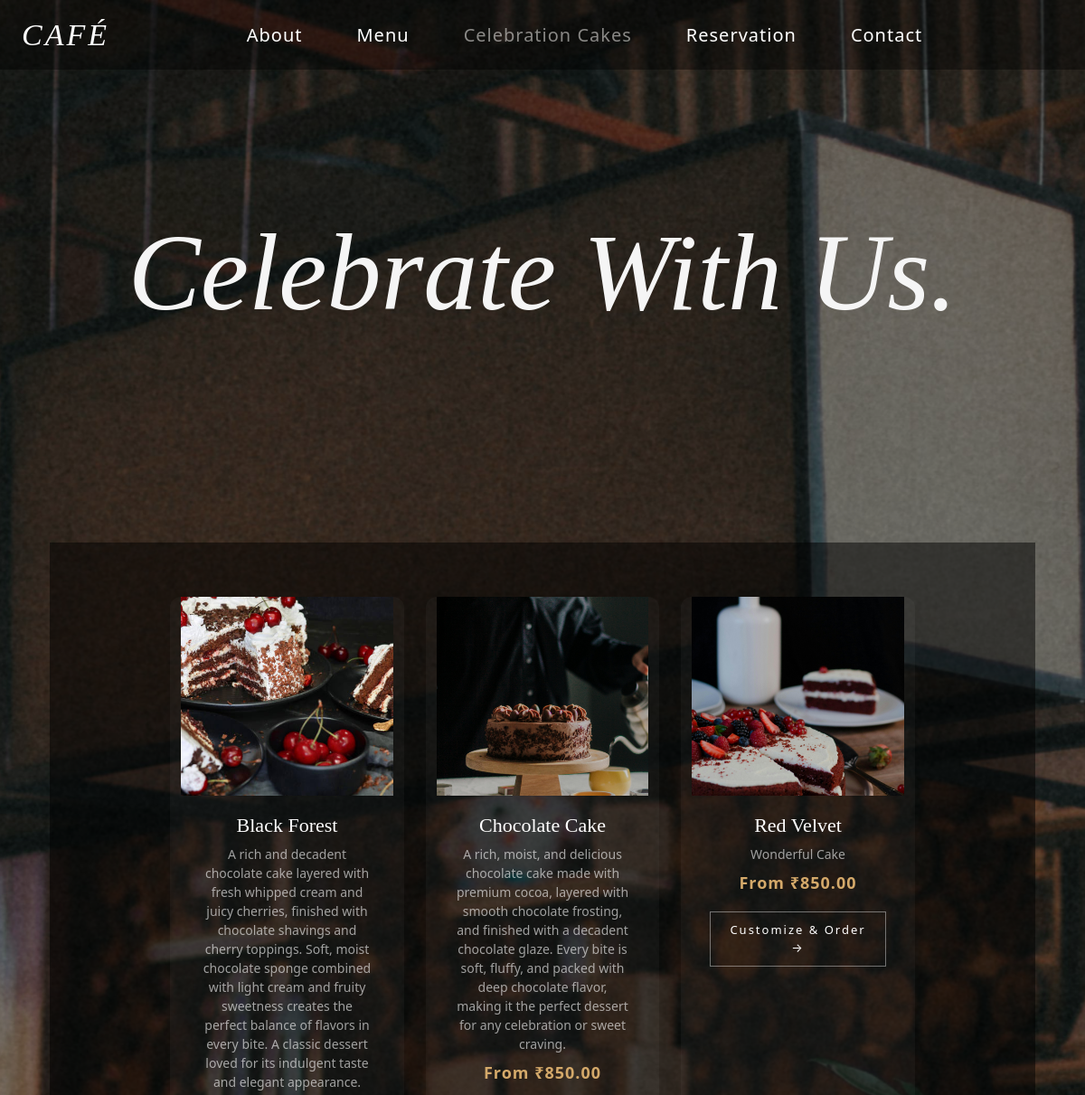
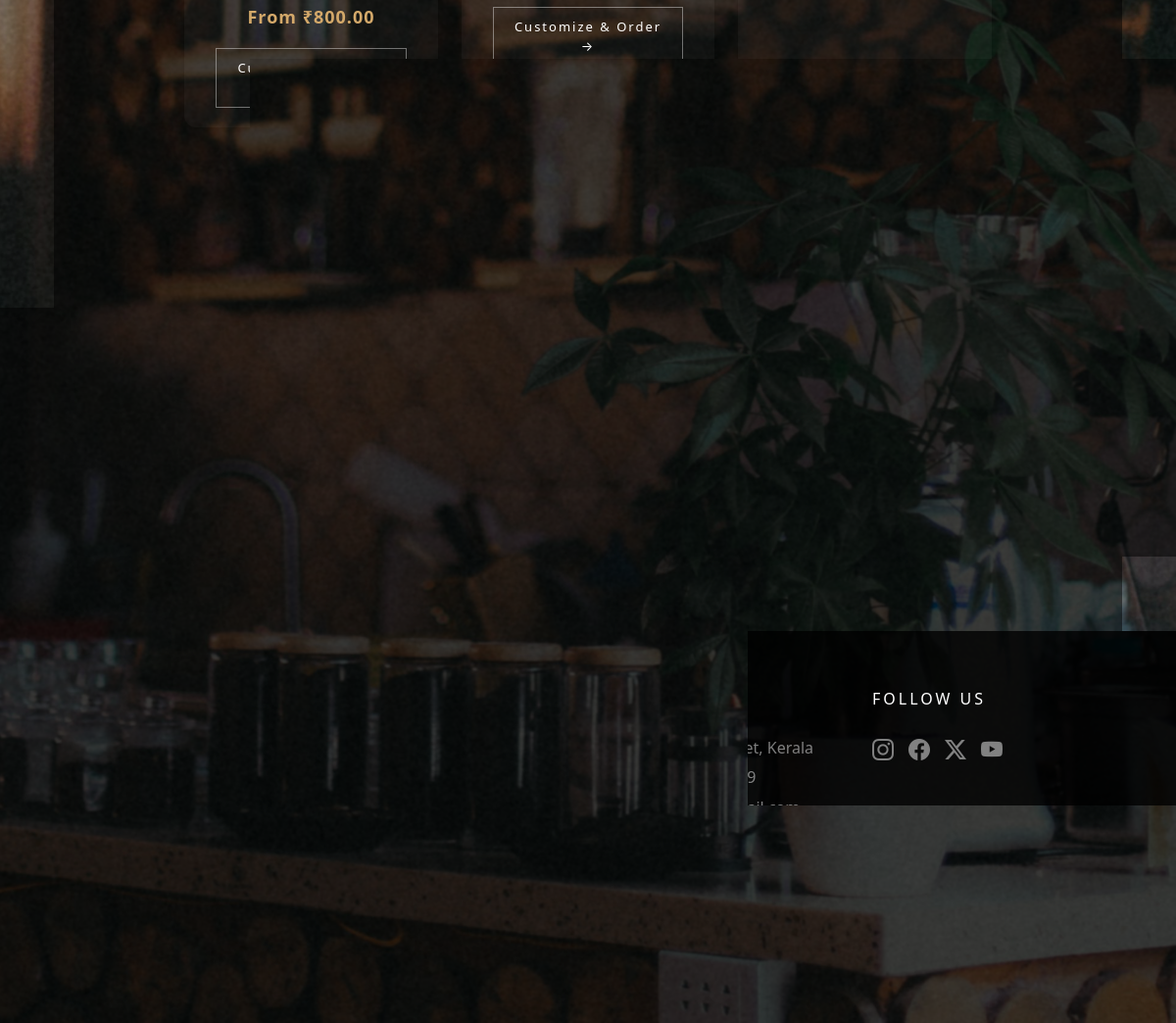
Screenshot of /cakes/ with the database file from the repository (2 pictures, top to bottom).
### zyvaracafe/models.py (models this page shows, shortened)
class Cake(models.Model):
    name = models.CharField(max_length=100)
    description = models.TextField()
    image = models.ImageField(upload_to='cakes/')
    base_price = models.DecimalField(max_digits=8, decimal_places=2)

### zyvaracafe/views.py (the view)
# urls.py: path('cakes/', views.cakes_list, name='cakes'),
def cakes_list(request):
    cakes = Cake.objects.all()
    return render(request, 'cakes.html', {'cakes': cakes})

### zyvaracafe/templates/cakes.html (shortened to what this page needs)
    {% load static %}
    <!DOCTYPE html>
    <html lang="en">
    <head>
        <link href="https://cdn.jsdelivr.net/npm/bootstrap@5.3.0/dist/css/bootstrap.min.css" rel="stylesheet">
    <link rel="stylesheet" href="https://cdn.jsdelivr.net/npm/bootstrap-icons@1.11.0/font/bootstrap-icons.css">
    </head>
    <body>
        <nav class="navbar navbar-expand-lg">
            <div class="container-fluid px-4">
                <a class="navbar-brand navlogo" href="{% url 'home' %}"><i>CAFÉ</i></a>
                <div class="collapse navbar-collapse justify-content-center" id="navbarNav">
                    <ul class="navbar-nav gap-4">
                        <li class="nav-item"><a class="nav-link" href="{% url 'about' %}">About</a></li>
                        <li class="nav-item"><a class="nav-link" href="{% url 'menu' %}">Menu</a></li>
                        <li class="nav-item"><a class="nav-link" href="{% url 'cakes' %}" style="color: #f4f2ef89;">Celebration Cakes</a></li>
                        <li class="nav-item"><a class="nav-link" href="{% url 'reservation' %}">Reservation</a></li>
                        <li class="nav-item"><a class="nav-link" href="{% url 'contact' %}">Contact</a></li>
                    </ul>
                </div>
            </div>
        </nav>
    <div class="bg">
        <div class="maincontainer">
            <div class="container1">
                <h1 style="font-size: 120px;">Celebrate With Us.</h1>
            </div>
            <div class="container2">
        <div class="row justify-content-center gap-4">
    {% for cake in cakes %}
    <div class="cake-card col-md-3">
        <div class="cake-img-wrapper">
            <img src="{{ cake.image.url }}" alt="{{ cake.name }}">
        </div>
        <div class="cake-info">
            <h3>{{ cake.name }}</h3>
            <p>{{ cake.description }}</p>
            <span class="price">From ₹{{ cake.base_price }}</span>
            <a href="{% url 'cake_detail' cake.id %}" class="customize-btn">Customize & Order →</a>
        </div>
    </div>
    {% endfor %}
        </div>
    </div>
    </div>
    <div class="contactinfo">
    <footer class="footer">
        <div class="footer-container">
            <div class="footer-col">
                <h3 class="footer-logo">Zyvara Cafe</h3>
                <p>Where every sip tells a story and every bite is a memory.</p>
            </div>
            <div class="footer-col">
                <h5>Quick Links</h5>
                <ul>
                    <li ><a href="{% url 'about' %}">About</a></li>
                    <li ><a href="{% url 'menu' %}">Menu</a></li>
                    <li><a  href="{% url 'cakes' %}">Celebration Cakes</a></li>
                    <li ><a href="{% url 'reservation' %}">Reservation</a></li>
                    <li><a href="{% url 'contact' %}">Contact</a></li>
                </ul>
            </div>
            <div class="footer-col">
                <h5>Contact</h5>
                <p>📍 123 Zyvara Street, Kerala</p>
                <p>📞 +91 97787 14959</p>
                <p>✉️ cafezyvara@gmail.com</p>
            </div>
            <div class="footer-col">
                <h5>Follow Us</h5>
                <div class="social-links">
                    <a href="https://www.instagram.com/nehm_a_a/"><i class="bi bi-instagram"></i></a>
                    <a href="https://www.instagram.com/nehm_a_a/"><i class="bi bi-facebook"></i></a>
                    <a href="https://www.instagram.com/nehm_a_a/"><i class="bi bi-twitter-x"></i></a>
                    <a href="#"><i class="bi bi-youtube"></i></a>
                </div>
            </div>
        </div>
        <div class="footer-bottom">
            <p>© 2024 Zyvara Cafe. All rights reserved.</p>
        </div>
    </footer>
    </div>
    </div>
    </body>
    </html>

### rows the page displays
Cake: image (picture), name "Black Forest", description "A rich and decadent chocolate cake layered with fresh whipped cream and juicy cherries, finished with chocolate shavings and cherry toppings. Soft, moist chocolate sponge combined with light cream and fruity sweetness creates the perfect balance of flavors in every bite. A classic dessert loved for its indulgent taste and elegant appearance.", base_price "800.00"
Cake: image (picture), name "Chocolate Cake", description "A rich, moist, and delicious chocolate cake made with premium cocoa, layered with smooth chocolate frosting, and finished with a decadent chocolate glaze. Every bite is soft, fluffy, and packed with deep chocolate flavor, making it the perfect dessert for any celebration or sweet craving.", base_price "850.00"
Cake: image (picture), name "Red Velvet", description "Wonderful Cake", base_price "850.00"
Cake: image (picture)
